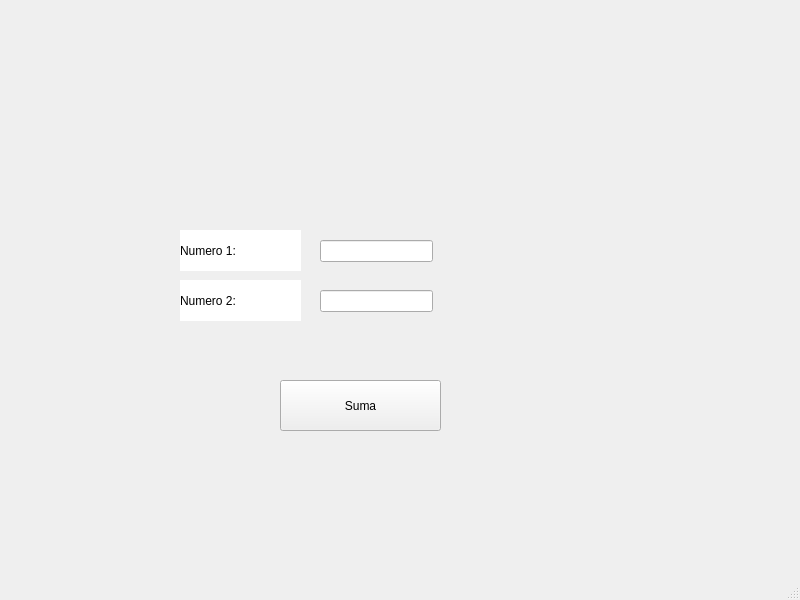
<?xml version="1.0" encoding="UTF-8"?>
<ui version="4.0">
 <class>MainWindow</class>
 <widget class="QMainWindow" name="MainWindow">
  <property name="geometry">
   <rect>
    <x>0</x>
    <y>0</y>
    <width>800</width>
    <height>600</height>
   </rect>
  </property>
  <property name="windowTitle">
   <string>MainWindow</string>
  </property>
  <widget class="QWidget" name="centralwidget">
   <widget class="QLabel" name="lbl_imagenUat">
    <property name="geometry">
     <rect>
      <x>10</x>
      <y>20</y>
      <width>331</width>
      <height>121</height>
     </rect>
    </property>
    <property name="styleSheet">
     <string notr="true"/>
    </property>
    <property name="text">
     <string/>
    </property>
    <property name="pixmap">
     <pixmap resource="../../Archivos/Recursos.qrc">:/Logos/Archivos/log_uat_nuevo.png</pixmap>
    </property>
    <property name="scaledContents">
     <bool>true</bool>
    </property>
   </widget>
   <widget class="QLabel" name="lbl_imagenFi">
    <property name="geometry">
     <rect>
      <x>530</x>
      <y>0</y>
      <width>211</width>
      <height>141</height>
     </rect>
    </property>
    <property name="styleSheet">
     <string notr="true"/>
    </property>
    <property name="text">
     <string/>
    </property>
    <property name="pixmap">
     <pixmap resource="../../Archivos/Recursos.qrc">:/Logos/Archivos/FIT_logo_vertical.png</pixmap>
    </property>
    <property name="scaledContents">
     <bool>true</bool>
    </property>
   </widget>
   <widget class="QLabel" name="lbl_imagenGatos">
    <property name="geometry">
     <rect>
      <x>460</x>
      <y>650</y>
      <width>311</width>
      <height>171</height>
     </rect>
    </property>
    <property name="styleSheet">
     <string notr="true"/>
    </property>
    <property name="text">
     <string/>
    </property>
    <property name="pixmap">
     <pixmap resource="../../Archivos/Recursos.qrc">:/Logos/Archivos/export202502092301563482.png</pixmap>
    </property>
    <property name="scaledContents">
     <bool>true</bool>
    </property>
   </widget>
   <widget class="QLabel" name="lbl_imagenGatos_2">
    <property name="geometry">
     <rect>
      <x>480</x>
      <y>380</y>
      <width>311</width>
      <height>171</height>
     </rect>
    </property>
    <property name="styleSheet">
     <string notr="true"/>
    </property>
    <property name="text">
     <string/>
    </property>
    <property name="pixmap">
     <pixmap resource="../../Archivos/Recursos.qrc">:/Logos/Archivos/export202502092301563482.png</pixmap>
    </property>
    <property name="scaledContents">
     <bool>true</bool>
    </property>
   </widget>
   <widget class="QLineEdit" name="txt_B">
    <property name="geometry">
     <rect>
      <x>320</x>
      <y>240</y>
      <width>113</width>
      <height>22</height>
     </rect>
    </property>
   </widget>
   <widget class="QLabel" name="label">
    <property name="geometry">
     <rect>
      <x>180</x>
      <y>230</y>
      <width>121</width>
      <height>41</height>
     </rect>
    </property>
    <property name="styleSheet">
     <string notr="true">background-color: rgb(255, 255, 255);</string>
    </property>
    <property name="text">
     <string>Numero 1: </string>
    </property>
   </widget>
   <widget class="QLineEdit" name="txt_A">
    <property name="geometry">
     <rect>
      <x>320</x>
      <y>290</y>
      <width>113</width>
      <height>22</height>
     </rect>
    </property>
    <property name="text">
     <string/>
    </property>
   </widget>
   <widget class="QLabel" name="label_2">
    <property name="geometry">
     <rect>
      <x>180</x>
      <y>280</y>
      <width>121</width>
      <height>41</height>
     </rect>
    </property>
    <property name="styleSheet">
     <string notr="true">background-color: rgb(255, 255, 255);</string>
    </property>
    <property name="text">
     <string>Numero 2:  </string>
    </property>
   </widget>
   <widget class="QPushButton" name="btn_sumar">
    <property name="geometry">
     <rect>
      <x>280</x>
      <y>380</y>
      <width>161</width>
      <height>51</height>
     </rect>
    </property>
    <property name="text">
     <string>Suma</string>
    </property>
   </widget>
  </widget>
  <widget class="QMenuBar" name="menubar">
   <property name="geometry">
    <rect>
     <x>0</x>
     <y>0</y>
     <width>800</width>
     <height>26</height>
    </rect>
   </property>
  </widget>
  <widget class="QStatusBar" name="statusbar"/>
 </widget>
 <resources>
  <include location="../../Archivos/Recursos.qrc"/>
  <include location="PIP_2025_1_eq5/Archivos/Recursos.qrc"/>
 </resources>
 <connections/>
</ui>
